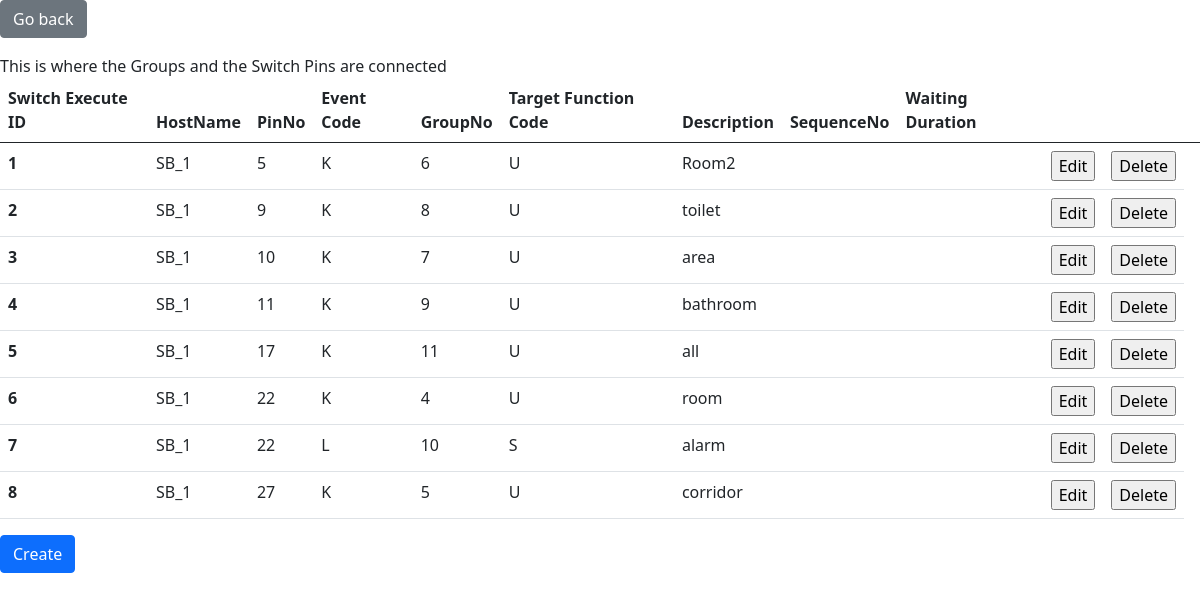
The app's page /switchExecute.php?HostName=SB_1 (signed in) with its own data.
### tables this page shows
CREATE TABLE `switchexecute` (
  `SwitchExecuteId` int NOT NULL AUTO_INCREMENT,
  `HostName` VARCHAR(16) DEFAULT NULL,
  `PinNo` int DEFAULT NULL,
  `EventCode` VARCHAR(1) NOT NULL,
  `GroupNo` int(11) DEFAULT NULL,
  `TargetFunctionCode` VARCHAR(1) DEFAULT NULL,
  `Description` VARCHAR(50) NOT NULL,
  `SequenceNo` INT DEFAULT NULL,
  `WaitingDuration` INT DEFAULT NULL,
  PRIMARY KEY(`SwitchExecuteId`),
  CONSTRAINT `se_ibfk_1` FOREIGN KEY(`HostName`) REFERENCES `smartboxes` (`HostName`) ON UPDATE CASCADE ON DELETE CASCADE,
  CONSTRAINT `se_ibfk_2` FOREIGN KEY(`PinNo`) REFERENCES `pins` (`PinNo`) ON UPDATE CASCADE ON DELETE CASCADE,
  CONSTRAINT `se_ibfk_3` FOREIGN KEY(`EventCode`) REFERENCES `events` (`EventCode`) ON UPDATE CASCADE ON DELETE CASCADE,  
  CONSTRAINT `se_ibfk_4` FOREIGN KEY(`GroupNo`) REFERENCES `groups` (`GroupNo`) ON UPDATE CASCADE ON DELETE CASCADE
);

### switchExecute.php (the view, shortened to what this page needs)
<?php
    include_once "htmlHead.php";
    include_once "databaseConnect.php";
?>
    <body>
        <div class="">
            <form action="" method="post">
                <input type="submit" class="btn btn-secondary mb-3" value="Go back">
            </form>
        </div>
        <div>This is where the Groups and the Switch Pins are connected</div>
        <?php
            $sqlSelect = $connection->prepare("SELECT * from switchexecute WHERE HostName=?");
            $sqlSelect->bind_param("s", $_GET["HostName"]);
            $sqlSelect->execute();
            $result = $sqlSelect->get_result();
            if ($result) {
                ?>
                <table class="table">
                    <thead>
                        <tr>
                            <th scope="col">Switch Execute ID</th>
                            <th scope="col">HostName</th>
                            <th scope="col">PinNo</th>
                            <th scope="col">Event Code</th>
                            <th scope="col">GroupNo</th>
                            <th scope="col">Target Function Code</th>
                            <th scope="col">Description</th>
                            <th scope="col">SequenceNo</th>
                            <th scope="col">Waiting Duration</th>
                            <th scope="col"></th>
                            <th scope="col"></th>
                            <th scope="col"></th>
                        </tr>
                    </thead>
                    <tbody>
                        <?php
                        while ($row = $result->fetch_assoc()) {?>
                            <tr>
                                <th scope="row"><?= $row["SwitchExecuteId"] ?></th>
                                <td><?= $row["HostName"] ?></td>
                                <td><?= $row["PinNo"] ?></td>
                                <td><?= $row["EventCode"] ?></td>
                                <td><?= $row["GroupNo"] ?></td>
                                <td><?= $row["TargetFunctionCode"] ?></td>
                                <td><?= $row["Description"] ?></td>
                                <td><?= $row["SequenceNo"] ?></td>
                                <td><?= $row["WaitingDuration"] ?></td>
                                <?php if($_SESSION["userIsAdmin"]==1){?>
                                    <td>
                                        <form method="POST">
                                            <input type="submit" value="Edit">
                                        </form>
                                    </td>
                                    <td>
                                        <form method="POST">
                                            <input type="submit" value="Delete">
                                        </form>
                                    </td>
                                <?php }?>
                            </tr>
                        <?php }?>
                    </tbody>
                </table>
<?php
            }  else {
                print "Something went wrong selecting data";
            }
        ?>
    <form action="" method="post">
        <input type="submit" class="btn btn-primary" value="Create">
    </form>
    </body>
</html>

### records on screen
switchexecute: SwitchExecuteId "1", HostName "SB_1", PinNo "5", EventCode "K", GroupNo "6", TargetFunctionCode "U", Description "Room2"
switchexecute: SwitchExecuteId "2", HostName "SB_1", PinNo "9", EventCode "K", GroupNo "8", TargetFunctionCode "U", Description "toilet"
switchexecute: SwitchExecuteId "3", HostName "SB_1", PinNo "10", EventCode "K", GroupNo "7", TargetFunctionCode "U", Description "area"
switchexecute: SwitchExecuteId "4", HostName "SB_1", PinNo "11", EventCode "K", GroupNo "9", TargetFunctionCode "U", Description "bathroom"
switchexecute: SwitchExecuteId "5", HostName "SB_1", PinNo "17", EventCode "K", GroupNo "11", TargetFunctionCode "U", Description "all"
switchexecute: SwitchExecuteId "6", HostName "SB_1", PinNo "22", EventCode "K", GroupNo "4", TargetFunctionCode "U", Description "room"
switchexecute: SwitchExecuteId "7", HostName "SB_1", PinNo "22", EventCode "L", GroupNo "10", TargetFunctionCode "S", Description "alarm"
switchexecute: SwitchExecuteId "8", HostName "SB_1", PinNo "27", EventCode "K", GroupNo "5", TargetFunctionCode "U", Description "corridor"
